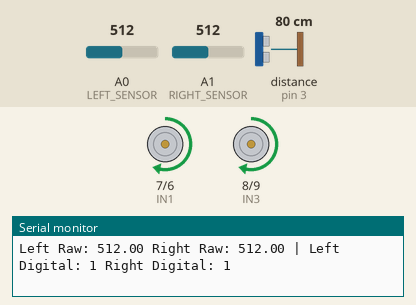
Simulated run of this sketch. Board: Arduino Uno, built with avr-gcc and run on an emulated ATmega328P. Parts: motor-driver pin pairs drawn as motors (green arrow = first pin HIGH = forward, orange = second pin HIGH = backward, longer = more drive, scaled by the enable pin), the last lines printed to the serial monitor. Wiring (inferred from the names in the program): ultrasonic range finder: trigger pin 2; echo pin 3. The test bench sets the inputs (shaded band); at power-on: A0 (LEFT_SENSOR) = 512, A1 (RIGHT_SENSOR) = 512, distance to the obstacle (sensor on pin 3) 80 cm. The echo pulse lasts 58.3 µs per cm.

Above: at 3.2 s.
3.3 s: A0 (LEFT_SENSOR) set to 589
6.3 s: A0 (LEFT_SENSOR) set to 610
At 6.7 s:
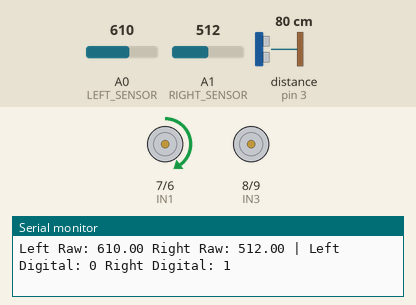
7.8 s: A1 (RIGHT_SENSOR) set to 584
10.8 s: A1 (RIGHT_SENSOR) set to 612
At 11.5 s:
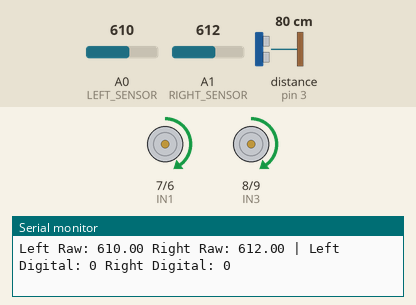
12.3 s: A0 (LEFT_SENSOR) set to 20
At 13.3 s:
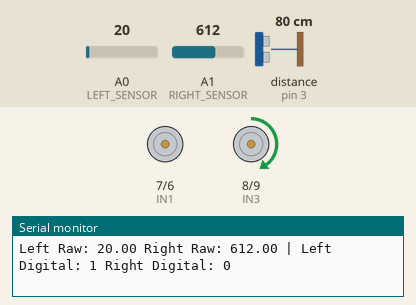
13.9 s: distance to the obstacle (sensor on pin 3) set to 34 cm
16.9 s: distance to the obstacle (sensor on pin 3) set to 27 cm
At 17.3 s:
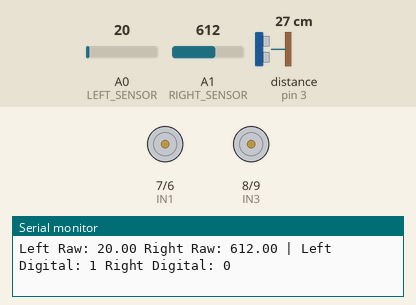
Timing chart, 0 to 19.4 s (numbered marks = the images above; inputs shaded):
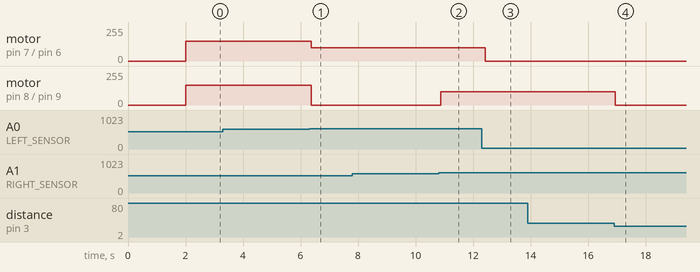

The sketch:

simulation.ino
```cpp
#define ENA 10
#define IN1 7
#define IN2 6
#define ENB 11
#define IN3 8
#define IN4 9

#define LEFT_SENSOR A0
#define RIGHT_SENSOR A1
#define THRESHOLD 600

#define MAX_SPEED 200
#define NORMAL_SPEED 150
#define SLOW_SPEED 100
#define STOP 0

#define TRIGGER_PIN 2
#define ECHO_PIN 3

void setup() {
  pinMode(ENA, OUTPUT);
  pinMode(IN1, OUTPUT);
  pinMode(IN2, OUTPUT);
  pinMode(ENB, OUTPUT);
  pinMode(IN3, OUTPUT);
  pinMode(IN4, OUTPUT);
  pinMode(LEFT_SENSOR, INPUT);
  pinMode(RIGHT_SENSOR, INPUT);
  pinMode(TRIGGER_PIN, OUTPUT);
  pinMode(ECHO_PIN, INPUT);

  Serial.begin(9600);
  Serial.println("Line Follower Robot Initialized");

  stopMotors();
  delay(2000);  // Startup delay
}

void loop() {
  long distance = measureDistance();

  if (distance < 30) {  // Obstacle detection (30cm threshold)
    stopMotors();
    delay(1000);
  } else {
    // Read sensor values
    double leftSensorValue = analogRead(LEFT_SENSOR);
    double rightSensorValue = analogRead(RIGHT_SENSOR);

    // Convert to digital logic (true = black line detected)
    bool leftOnLine = (leftSensorValue < THRESHOLD);
    bool rightOnLine = (rightSensorValue < THRESHOLD);

    // Debug output
    Serial.print("Left Raw: ");
    Serial.print(leftSensorValue);
    Serial.print(" Right Raw: ");
    Serial.print(rightSensorValue);
    Serial.print(" | Left Digital: ");
    Serial.print(leftOnLine);
    Serial.print(" Right Digital: ");
    Serial.println(rightOnLine);

    // Line following logic
    if (leftOnLine && rightOnLine) {
      moveForward(NORMAL_SPEED);
    } else if (!leftOnLine && rightOnLine) {
      turnRight(SLOW_SPEED);
    } else if (leftOnLine && !rightOnLine) {
      turnLeft(SLOW_SPEED);
    } else {
      moveForward(SLOW_SPEED);  // Both sensors off line - continue slowly
    }
  }
}

// Motor control functions
void moveForward(int speed) {
  // Left motor forward
  digitalWrite(IN1, HIGH);
  digitalWrite(IN2, LOW);
  analogWrite(ENA, speed);

  // Right motor forward
  digitalWrite(IN3, HIGH);
  digitalWrite(IN4, LOW);
  analogWrite(ENB, speed);
}

void turnLeft(int speed) {
  // Left motor stop
  digitalWrite(IN1, LOW);
  digitalWrite(IN2, LOW);
  analogWrite(ENA, STOP);

  // Right motor forward
  digitalWrite(IN3, HIGH);
  digitalWrite(IN4, LOW);
  analogWrite(ENB, speed);
}

void turnRight(int speed) {
  // Left motor forward
  digitalWrite(IN1, HIGH);
  digitalWrite(IN2, LOW);
  analogWrite(ENA, speed);

  // Right motor stop
  digitalWrite(IN3, LOW);
  digitalWrite(IN4, LOW);
  analogWrite(ENB, STOP);
}

void stopMotors() {
  // Stop both motors
  digitalWrite(IN1, LOW);
  digitalWrite(IN2, LOW);
  analogWrite(ENA, STOP);

  digitalWrite(IN3, LOW);
  digitalWrite(IN4, LOW);
  analogWrite(ENB, STOP);
}

long measureDistance() {
  // Trigger ultrasonic pulse
  digitalWrite(TRIGGER_PIN, LOW);
  delayMicroseconds(2);
  digitalWrite(TRIGGER_PIN, HIGH);
  delayMicroseconds(10);
  digitalWrite(TRIGGER_PIN, LOW);

  // Measure echo duration
  long duration = pulseIn(ECHO_PIN, HIGH);

  // Calculate distance in cm
  return duration * 0.034 / 2;
}
```

Measured:
- the behaviour switches between 599 and 600 on A0 (LEFT_SENSOR) (found by bisection; images 0 and 1)
- the behaviour switches between 599 and 600 on A1 (RIGHT_SENSOR) (found by bisection; images 1 and 2)
- the behaviour switches between 31 and 30 cm on distance to the obstacle (sensor on pin 3) (found by bisection; images 3 and 4)
- after the input at 6.3 s, motor on pin 7 (IN1) / pin 6 (IN2): forward 150/255 → forward 100/255 after 0.07 s; motor on pin 8 (IN3) / pin 9 (IN4): forward 150/255 → stopped after 0.07 s
- after the input at 10.8 s, motor on pin 8 (IN3) / pin 9 (IN4): stopped → forward 100/255 after 0.07 s
- after the input at 12.3 s, motor on pin 7 (IN1) / pin 6 (IN2): forward 100/255 → stopped after 0.12 s
- after the input at 16.9 s, motor on pin 8 (IN3) / pin 9 (IN4): forward 100/255 → stopped at once
